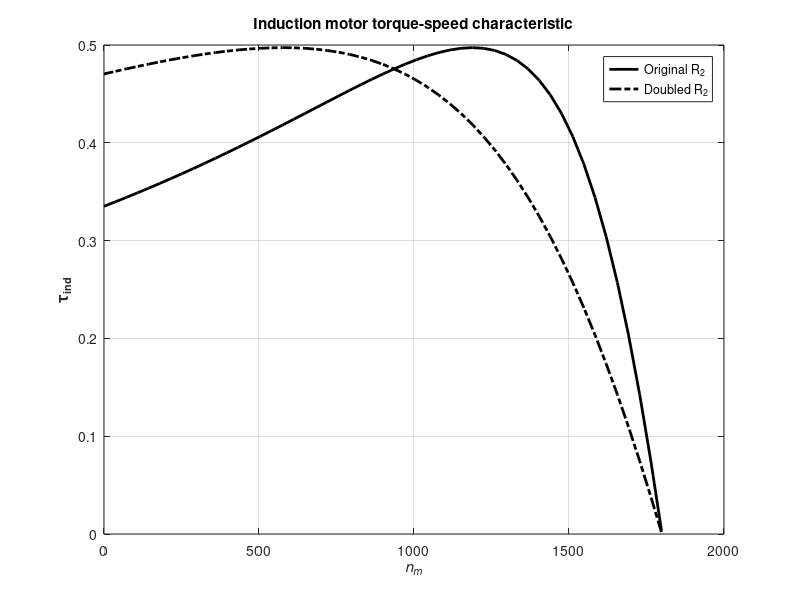

Recreate this plot in MATLAB.
% M-file, torque_speed_curve.m
% M-file create a plot of the torque-speed curve of the
% induction motor of Example 7-5.
% First, initialize the values needed in this program.
rl = 0.641; % Stator resistance
xl = 1.10; % Stator reactance
r2 = 0.332; % Rotor resistance
x2 = 0.464;
xm = 26.3;
v_phase = 460 / sqrt(3);
n_sync = 1800;
w_sync = 188.5;
% Calculate the Thevenin voltage and impedance from Equations 7-41a and 7-43.
v_th = v_phase * (rl + j*xl) / ((rl + j*xl) + j*xm);
z_th = ((j*xm) * (r2 + j*x2)) / ((j*xm) + (r2 + j*x2));
r_th = real(z_th);
x_th = imag(z_th);

% Now calculate the torque-speed characteristic for many slips between 0 and 1.
% Note that the first slip value is set to 0.001 instead of exactly 0 to avoid divide-by-zero problems.
s = (0:1:50) / 50;
s(1) = 0.001; % Slip
run = (1 - s) * n_sync; % Mechanical speed

% Calculate torque for original rotor resistance
for ii = 1:51
    t_ind1(ii) = (3 * v_th^2 * r2 / s(ii)) / ...
        (w_sync * ((r_th + r2 / s(ii))^2 + (x_th + x2)^2));
end

% Calculate torque for doubled rotor resistance
for ii = 1:51
    t_ind2(ii) = (3 * v_th^2 * (2*r2) / s(ii)) / ...
        (w_sync * ((r_th + (2*r2)/s(ii))^2 + (x_th + x2)^2));
end

% Plot the torque-speed curve
plot(run, t_ind1, 'Color', 'k', 'LineWidth', 2.0);
hold on;
plot(run, t_ind2, 'Color', 'k', 'LineWidth', 2.0, 'LineStyle', '-.');
xlabel('\it{n_{m}}', 'FontWeight', 'Bold');
ylabel('\tau_{ind}', 'FontWeight', 'Bold');
title('Induction motor torque-speed characteristic', ...
    'FontWeight', 'Bold');
legend('Original R_2', 'Doubled R_2');
grid on;
hold off;

